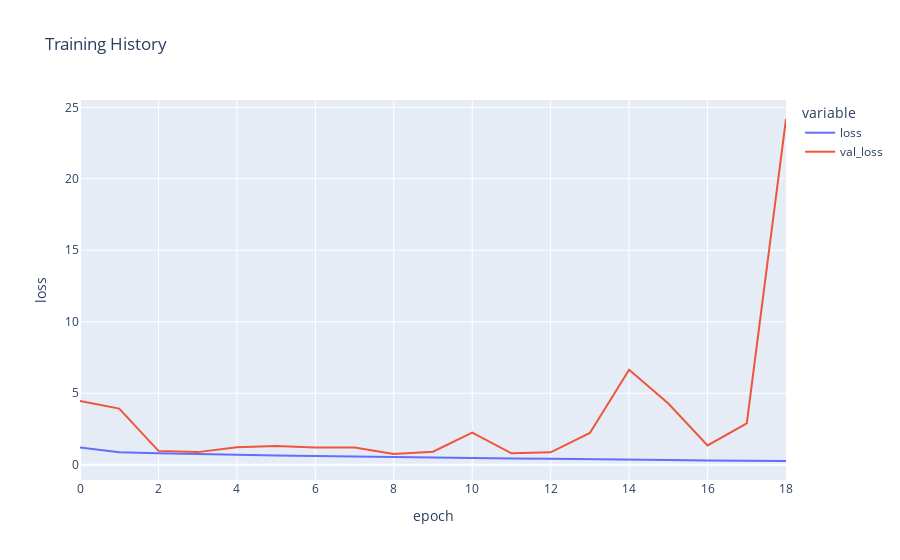

The cell this chart's notebook holds for it:
### Markdown cell above
### Plotting model performance

### Code cell
fig = px.line(
    history_ethnicity.history, y=['loss', 'val_loss'],
    labels={'index': 'epoch', 'value': 'loss'}, 
    title='Training History')
fig.show()

### Figure 1 — Plotly figure (JSON) as saved in the notebook; plotly's stock layout.template omitted (floating-point values rounded to 4 significant figures)
{"data": [{"hovertemplate": "variable=loss<br>epoch=%{x}<br>loss=%{y}<extra></extra>", "legendgroup": "loss", "line": {"color": "#636efa", "dash": "solid"}, "marker": {"symbol": "circle"}, "mode": "lines", "name": "loss", "orientation": "v", "showlegend": true, "type": "scatter", "x": [0, 1, 2, 3, 4, 5, 6, 7, 8, 9, 10, 11, 12, 13, 14, 15, 16, 17, 18], "xaxis": "x", "y": [1.202, 0.8748, 0.7922, 0.7333, 0.6918, 0.6444, 0.616, 0.5703, 0.5512, 0.5035, 0.4708, 0.4374, 0.4152, 0.3696, 0.3482, 0.324, 0.2941, 0.2665, 0.2586], "yaxis": "y"}, {"hovertemplate": "variable=val_loss<br>epoch=%{x}<br>loss=%{y}<extra></extra>", "legendgroup": "val_loss", "line": {"color": "#EF553B", "dash": "solid"}, "marker": {"symbol": "circle"}, "mode": "lines", "name": "val_loss", "orientation": "v", "showlegend": true, "type": "scatter", "x": [0, 1, 2, 3, 4, 5, 6, 7, 8, 9, 10, 11, 12, 13, 14, 15, 16, 17, 18], "xaxis": "x", "y": [4.466, 3.925, 0.9665, 0.88, 1.223, 1.307, 1.2, 1.209, 0.7403, 0.9124, 2.241, 0.7951, 0.8641, 2.219, 6.639, 4.279, 1.344, 2.893, 24.18], "yaxis": "y"}], "layout": {"autosize": true, "legend": {"title": {"text": "variable"}, "tracegroupgap": 0}, "title": {"text": "Training History"}, "xaxis": {"anchor": "y", "autorange": true, "domain": [0, 1], "range": [0, 18], "title": {"text": "epoch"}, "type": "linear"}, "yaxis": {"anchor": "x", "autorange": true, "domain": [0, 1], "range": [-1.07, 25.51], "title": {"text": "loss"}, "type": "linear"}}}
